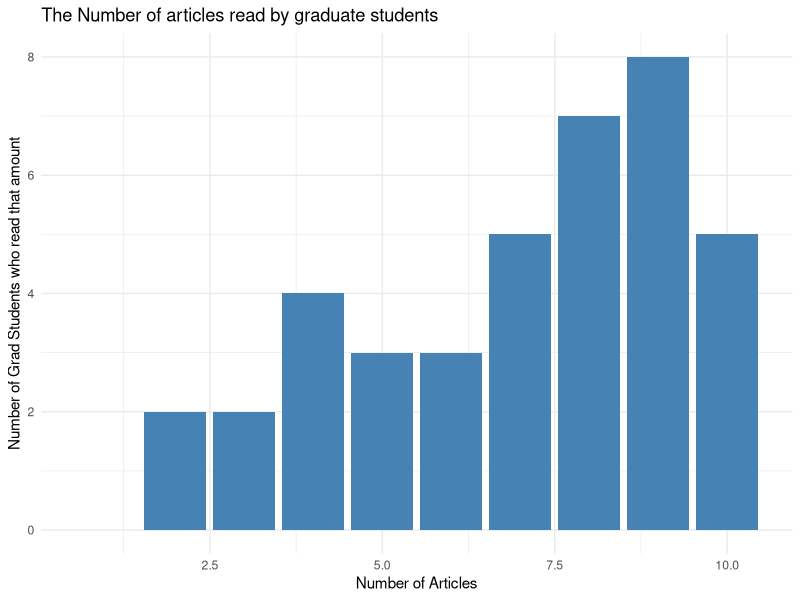

The R script that drew this image:
## ---- chunk 1
knitr::opts_chunk$set(echo = F)

library(kableExtra)
library(ggplot2)
## ---- chunk 2
`Number of Articles`=c(1 , 2, 3, 4, 5, 6, 7, 8, 9, 10)
`Number of Grad Students who read that amount`=c(0 ,2 ,2, 4,3,3, 5, 7,8,5)
Tbl=cbind(`Number of Articles`, `Number of Grad Students who read that amount`)
Tbl=as.data.frame(Tbl)
## ---- chunk 3
ggplot(Tbl, aes(x=`Number of Articles`, y=`Number of Grad Students who read that amount`)) +
    geom_bar(stat="identity", fill="steelblue") +
    ggtitle("The Number of articles read by graduate students")+
    theme_minimal()

## ---- chunk 4
Tbl_EV=Tbl
Tbl_EV$`f(x)`=Tbl_EV$`Number of Grad Students who read that amount`/sum(Tbl_EV$`Number of Grad Students who read that amount`)
Tbl_EV$`xf(x)`=Tbl_EV$`Number of Articles`*Tbl_EV$`f(x)`
EV=sum(Tbl_EV$`xf(x)`)
## ---- chunk 5
kable(Tbl_EV, format="latex",booktabs=T, caption="Mean Articles Read.", label = "EV")%>%
        kable_styling(latex_options=c("HOLD_position", "striped"),position="center",full_width = F)
## ---- chunk 6
Tbl_EV2=Tbl
Tbl_EV2$ArtsXStudents=Tbl_EV2$`Number of Articles`*Tbl_EV2$`Number of Grad Students who read that amount`
sum(Tbl_EV2$ArtsXStudents)/sum(Tbl_EV2$`Number of Grad Students who read that amount`)
## ---- chunk 7
kable(Tbl_EV2, format="latex",booktabs=T, caption="Mean Articles Read version 2.", label = "EV2")%>%
        kable_styling(latex_options=c("HOLD_position", "striped"),position="center",full_width = F)
## ---- chunk 8
Tbl_Var=Tbl
Tbl_Var$`f(x)`=Tbl_Var$`Number of Grad Students who read that amount`/sum(Tbl_Var$`Number of Grad Students who read that amount`)
Tbl_Var$`x^2f(x)`= Tbl_Var$`f(x)`*(Tbl_Var$`Number of Articles`^2)
Tbl_Var$`xf(x)`=Tbl_Var$`Number of Articles`*Tbl_Var$`f(x)`
Xsquared=sum(Tbl_Var$`x^2f(x)`)
X=sum(Tbl_Var$`xf(x)`)
Var=sum(Tbl_Var$`x^2f(x)`)-sum(Tbl_Var$`xf(x)`)
colnames(Tbl_Var)[2]="Grad Students"
colnames(Tbl_Var)[4]="X squared * f(x)"
Tbl_Var
## ---- chunk 9
kable(Tbl_Var, format="latex",booktabs=T, caption="Variance of Number of Articles Read.", label = "Var")%>%
        kable_styling(latex_options=c("HOLD_position", "striped"),position="center",full_width = F) 
## ---- chunk 10
SD=sqrt(Var)
